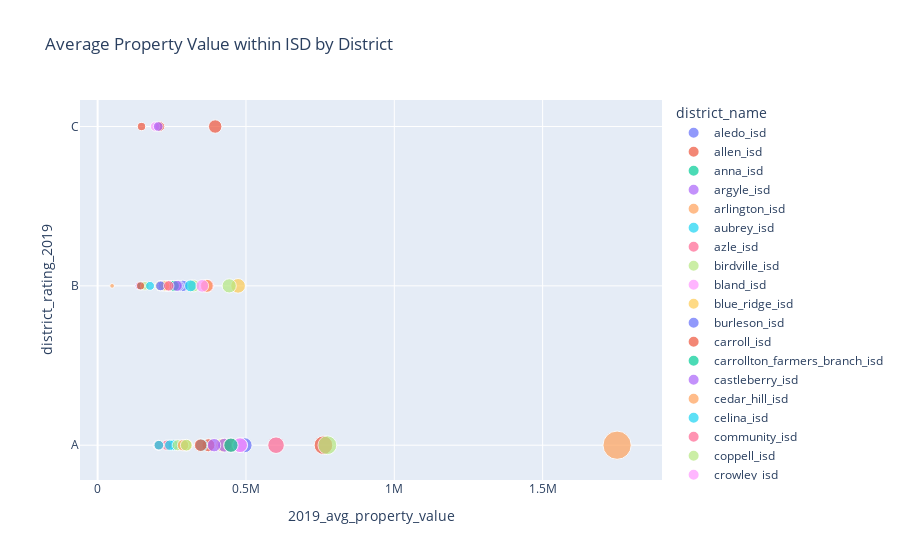

This figure's notebook cell:
### Code cell
scatter_test_value = px.scatter(
    isd_data,
    x="2019_avg_property_value",
    y="district_rating_2019",
    size = "2019_avg_property_value",
    color = "district_name",
    hover_name = "district_name",
    title= "Average Property Value within ISD by District"
)
scatter_test_value

### Figure 1 — Plotly figure (JSON) as saved in the notebook; plotly's stock layout.template omitted (floating-point values rounded to 4 significant figures)
{"data": [{"hovertemplate": "<b>%{hovertext}</b><br><br>district_name=aledo_isd<br>2019_avg_property_value=%{marker.size}<br>district_rating_2019=%{y}<extra></extra>", "hovertext": ["aledo_isd"], "legendgroup": "aledo_isd", "marker": {"color": "#636efa", "size": [495499], "sizemode": "area", "sizeref": 4377.0, "symbol": "circle"}, "mode": "markers", "name": "aledo_isd", "orientation": "h", "showlegend": true, "type": "scatter", "x": [495499], "xaxis": "x", "y": ["A"], "yaxis": "y"}, {"hovertemplate": "<b>%{hovertext}</b><br><br>district_name=allen_isd<br>2019_avg_property_value=%{marker.size}<br>district_rating_2019=%{y}<extra></extra>", "hovertext": ["allen_isd"], "legendgroup": "allen_isd", "marker": {"color": "#EF553B", "size": [373468], "sizemode": "area", "sizeref": 4377.0, "symbol": "circle"}, "mode": "markers", "name": "allen_isd", "orientation": "h", "showlegend": true, "type": "scatter", "x": [373468], "xaxis": "x", "y": ["A"], "yaxis": "y"}, {"hovertemplate": "<b>%{hovertext}</b><br><br>district_name=anna_isd<br>2019_avg_property_value=%{marker.size}<br>district_rating_2019=%{y}<extra></extra>", "hovertext": ["anna_isd"], "legendgroup": "anna_isd", "marker": {"color": "#00cc96", "size": [234271], "sizemode": "area", "sizeref": 4377.0, "symbol": "circle"}, "mode": "markers", "name": "anna_isd", "orientation": "h", "showlegend": true, "type": "scatter", "x": [234271], "xaxis": "x", "y": ["B"], "yaxis": "y"}, {"hovertemplate": "<b>%{hovertext}</b><br><br>district_name=argyle_isd<br>2019_avg_property_value=%{marker.size}<br>district_rating_2019=%{y}<extra></extra>", "hovertext": ["argyle_isd"], "legendgroup": "argyle_isd", "marker": {"color": "#ab63fa", "size": [480208], "sizemode": "area", "sizeref": 4377.0, "symbol": "circle"}, "mode": "markers", "name": "argyle_isd", "orientation": "h", "showlegend": true, "type": "scatter", "x": [480208], "xaxis": "x", "y": ["A"], "yaxis": "y"}, {"hovertemplate": "<b>%{hovertext}</b><br><br>district_name=arlington_isd<br>2019_avg_property_value=%{marker.size}<br>district_rating_2019=%{y}<extra></extra>", "hovertext": ["arlington_isd"], "legendgroup": "arlington_isd", "marker": {"color": "#FFA15A", "size": [210751], "sizemode": "area", "sizeref": 4377.0, "symbol": "circle"}, "mode": "markers", "name": "arlington_isd", "orientation": "h", "showlegend": true, "type": "scatter", "x": [210751], "xaxis": "x", "y": ["B"], "yaxis": "y"}, {"hovertemplate": "<b>%{hovertext}</b><br><br>district_name=aubrey_isd<br>2019_avg_property_value=%{marker.size}<br>district_rating_2019=%{y}<extra></extra>", "hovertext": ["aubrey_isd"], "legendgroup": "aubrey_isd", "marker": {"color": "#19d3f3", "size": [255287], "sizemode": "area", "sizeref": 4377.0, "symbol": "circle"}, "mode": "markers", "name": "aubrey_isd", "orientation": "h", "showlegend": true, "type": "scatter", "x": [255287], "xaxis": "x", "y": ["A"], "yaxis": "y"}, {"hovertemplate": "<b>%{hovertext}</b><br><br>district_name=azle_isd<br>2019_avg_property_value=%{marker.size}<br>district_rating_2019=%{y}<extra></extra>", "hovertext": ["azle_isd"], "legendgroup": "azle_isd", "marker": {"color": "#FF6692", "size": [211373], "sizemode": "area", "sizeref": 4377.0, "symbol": "circle"}, "mode": "markers", "name": "azle_isd", "orientation": "h", "showlegend": true, "type": "scatter", "x": [211373], "xaxis": "x", "y": ["B"], "yaxis": "y"}, {"hovertemplate": "<b>%{hovertext}</b><br><br>district_name=birdville_isd<br>2019_avg_property_value=%{marker.size}<br>district_rating_2019=%{y}<extra></extra>", "hovertext": ["birdville_isd"], "legendgroup": "birdville_isd", "marker": {"color": "#B6E880", "size": [209462], "sizemode": "area", "sizeref": 4377.0, "symbol": "circle"}, "mode": "markers", "name": "birdville_isd", "orientation": "h", "showlegend": true, "type": "scatter", "x": [209462], "xaxis": "x", "y": ["B"], "yaxis": "y"}, {"hovertemplate": "<b>%{hovertext}</b><br><br>district_name=bland_isd<br>2019_avg_property_value=%{marker.size}<br>district_rating_2019=%{y}<extra></extra>", "hovertext": ["bland_isd"], "legendgroup": "bland_isd", "marker": {"color": "#FF97FF", "size": [202653], "sizemode": "area", "sizeref": 4377.0, "symbol": "circle"}, "mode": "markers", "name": "bland_isd", "orientation": "h", "showlegend": true, "type": "scatter", "x": [202653], "xaxis": "x", "y": ["A"], "yaxis": "y"}, {"hovertemplate": "<b>%{hovertext}</b><br><br>district_name=blue_ridge_isd<br>2019_avg_property_value=%{marker.size}<br>district_rating_2019=%{y}<extra></extra>", "hovertext": ["blue_ridge_isd"], "legendgroup": "blue_ridge_isd", "marker": {"color": "#FECB52", "size": [205297], "sizemode": "area", "sizeref": 4377.0, "symbol": "circle"}, "mode": "markers", "name": "blue_ridge_isd", "orientation": "h", "showlegend": true, "type": "scatter", "x": [205297], "xaxis": "x", "y": ["A"], "yaxis": "y"}, {"hovertemplate": "<b>%{hovertext}</b><br><br>district_name=burleson_isd<br>2019_avg_property_value=%{marker.size}<br>district_rating_2019=%{y}<extra></extra>", "hovertext": ["burleson_isd"], "legendgroup": "burleson_isd", "marker": {"color": "#636efa", "size": [220617], "sizemode": "area", "sizeref": 4377.0, "symbol": "circle"}, "mode": "markers", "name": "burleson_isd", "orientation": "h", "showlegend": true, "type": "scatter", "x": [220617], "xaxis": "x", "y": ["B"], "yaxis": "y"}, {"hovertemplate": "<b>%{hovertext}</b><br><br>district_name=carroll_isd<br>2019_avg_property_value=%{marker.size}<br>district_rating_2019=%{y}<extra></extra>", "hovertext": ["carroll_isd"], "legendgroup": "carroll_isd", "marker": {"color": "#EF553B", "size": [761199], "sizemode": "area", "sizeref": 4377.0, "symbol": "circle"}, "mode": "markers", "name": "carroll_isd", "orientation": "h", "showlegend": true, "type": "scatter", "x": [761199], "xaxis": "x", "y": ["A"], "yaxis": "y"}, {"hovertemplate": "<b>%{hovertext}</b><br><br>district_name=carrollton_farmers_branch_isd<br>2019_avg_property_value=%{marker.size}<br>district_rating_2019=%{y}<extra></extra>", "hovertext": ["carrollton_farmers_branch_isd"], "legendgroup": "carrollton_farmers_branch_isd", "marker": {"color": "#00cc96", "size": [259045], "sizemode": "area", "sizeref": 4377.0, "symbol": "circle"}, "mode": "markers", "name": "carrollton_farmers_branch_isd", "orientation": "h", "showlegend": true, "type": "scatter", "x": [259045], "xaxis": "x", "y": ["B"], "yaxis": "y"}, {"hovertemplate": "<b>%{hovertext}</b><br><br>district_name=castleberry_isd<br>2019_avg_property_value=%{marker.size}<br>district_rating_2019=%{y}<extra></extra>", "hovertext": ["castleberry_isd"], "legendgroup": "castleberry_isd", "marker": {"color": "#ab63fa", "size": [139584], "sizemode": "area", "sizeref": 4377.0, "symbol": "circle"}, "mode": "markers", "name": "castleberry_isd", "orientation": "h", "showlegend": true, "type": "scatter", "x": [139584], "xaxis": "x", "y": ["B"], "yaxis": "y"}, {"hovertemplate": "<b>%{hovertext}</b><br><br>district_name=cedar_hill_isd<br>2019_avg_property_value=%{marker.size}<br>district_rating_2019=%{y}<extra></extra>", "hovertext": ["cedar_hill_isd"], "legendgroup": "cedar_hill_isd", "marker": {"color": "#FFA15A", "size": [248300.0], "sizemode": "area", "sizeref": 4377.0, "symbol": "circle"}, "mode": "markers", "name": "cedar_hill_isd", "orientation": "h", "showlegend": true, "type": "scatter", "x": [248300.0], "xaxis": "x", "y": ["B"], "yaxis": "y"}, {"hovertemplate": "<b>%{hovertext}</b><br><br>district_name=celina_isd<br>2019_avg_property_value=%{marker.size}<br>district_rating_2019=%{y}<extra></extra>", "hovertext": ["celina_isd"], "legendgroup": "celina_isd", "marker": {"color": "#19d3f3", "size": [350488], "sizemode": "area", "sizeref": 4377.0, "symbol": "circle"}, "mode": "markers", "name": "celina_isd", "orientation": "h", "showlegend": true, "type": "scatter", "x": [350488], "xaxis": "x", "y": ["A"], "yaxis": "y"}, {"hovertemplate": "<b>%{hovertext}</b><br><br>district_name=community_isd<br>2019_avg_property_value=%{marker.size}<br>district_rating_2019=%{y}<extra></extra>", "hovertext": ["community_isd"], "legendgroup": "community_isd", "marker": {"color": "#FF6692", "size": [233174], "sizemode": "area", "sizeref": 4377.0, "symbol": "circle"}, "mode": "markers", "name": "community_isd", "orientation": "h", "showlegend": true, "type": "scatter", "x": [233174], "xaxis": "x", "y": ["A"], "yaxis": "y"}, {"hovertemplate": "<b>%{hovertext}</b><br><br>district_name=coppell_isd<br>2019_avg_property_value=%{marker.size}<br>district_rating_2019=%{y}<extra></extra>", "hovertext": ["coppell_isd"], "legendgroup": "coppell_isd", "marker": {"color": "#B6E880", "size": [774400.0], "sizemode": "area", "sizeref": 4377.0, "symbol": "circle"}, "mode": "markers", "name": "coppell_isd", "orientation": "h", "showlegend": true, "type": "scatter", "x": [774400.0], "xaxis": "x", "y": ["A"], "yaxis": "y"}, {"hovertemplate": "<b>%{hovertext}</b><br><br>district_name=crowley_isd<br>2019_avg_property_value=%{marker.size}<br>district_rating_2019=%{y}<extra></extra>", "hovertext": ["crowley_isd"], "legendgroup": "crowley_isd", "marker": {"color": "#FF97FF", "size": [218396], "sizemode": "area", "sizeref": 4377.0, "symbol": "circle"}, "mode": "markers", "name": "crowley_isd", "orientation": "h", "showlegend": true, "type": "scatter", "x": [218396], "xaxis": "x", "y": ["B"], "yaxis": "y"}, {"hovertemplate": "<b>%{hovertext}</b><br><br>district_name=dallas_isd<br>2019_avg_property_value=%{marker.size}<br>district_rating_2019=%{y}<extra></extra>", "hovertext": ["dallas_isd"], "legendgroup": "dallas_isd", "marker": {"color": "#FECB52", "size": [473400.0], "sizemode": "area", "sizeref": 4377.0, "symbol": "circle"}, "mode": "markers", "name": "dallas_isd", "orientation": "h", "showlegend": true, "type": "scatter", "x": [473400.0], "xaxis": "x", "y": ["B"], "yaxis": "y"}, {"hovertemplate": "<b>%{hovertext}</b><br><br>district_name=denton_isd<br>2019_avg_property_value=%{marker.size}<br>district_rating_2019=%{y}<extra></extra>", "hovertext": ["denton_isd"], "legendgroup": "denton_isd", "marker": {"color": "#636efa", "size": [287029], "sizemode": "area", "sizeref": 4377.0, "symbol": "circle"}, "mode": "markers", "name": "denton_isd", "orientation": "h", "showlegend": true, "type": "scatter", "x": [287029], "xaxis": "x", "y": ["B"], "yaxis": "y"}, {"hovertemplate": "<b>%{hovertext}</b><br><br>district_name=desoto_isd<br>2019_avg_property_value=%{marker.size}<br>district_rating_2019=%{y}<extra></extra>", "hovertext": ["desoto_isd"], "legendgroup": "desoto_isd", "marker": {"color": "#EF553B", "size": [209800.0], "sizemode": "area", "sizeref": 4377.0, "symbol": "circle"}, "mode": "markers", "name": "desoto_isd", "orientation": "h", "showlegend": true, "type": "scatter", "x": [209800.0], "xaxis": "x", "y": ["C"], "yaxis": "y"}, {"hovertemplate": "<b>%{hovertext}</b><br><br>district_name=duncanville_isd<br>2019_avg_property_value=%{marker.size}<br>district_rating_2019=%{y}<extra></extra>", "hovertext": ["duncanville_isd"], "legendgroup": "duncanville_isd", "marker": {"color": "#00cc96", "size": [268500.0], "sizemode": "area", "sizeref": 4377.0, "symbol": "circle"}, "mode": "markers", "name": "duncanville_isd", "orientation": "h", "showlegend": true, "type": "scatter", "x": [268500.0], "xaxis": "x", "y": ["B"], "yaxis": "y"}, {"hovertemplate": "<b>%{hovertext}</b><br><br>district_name=eagle_mountain_saginaw_isd<br>2019_avg_property_value=%{marker.size}<br>district_rating_2019=%{y}<extra></extra>", "hovertext": ["eagle_mountain_saginaw_isd"], "legendgroup": "eagle_mountain_saginaw_isd", "marker": {"color": "#ab63fa", "size": [232947], "sizemode": "area", "sizeref": 4377.0, "symbol": "circle"}, "mode": "markers", "name": "eagle_mountain_saginaw_isd", "orientation": "h", "showlegend": true, "type": "scatter", "x": [232947], "xaxis": "x", "y": ["B"], "yaxis": "y"}, {"hovertemplate": "<b>%{hovertext}</b><br><br>district_name=era_isd<br>2019_avg_property_value=%{marker.size}<br>district_rating_2019=%{y}<extra></extra>", "hovertext": ["era_isd"], "legendgroup": "era_isd", "marker": {"color": "#FFA15A", "size": [48839], "sizemode": "area", "sizeref": 4377.0, "symbol": "circle"}, "mode": "markers", "name": "era_isd", "orientation": "h", "showlegend": true, "type": "scatter", "x": [48839], "xaxis": "x", "y": ["B"], "yaxis": "y"}, {"hovertemplate": "<b>%{hovertext}</b><br><br>district_name=everman_isd<br>2019_avg_property_value=%{marker.size}<br>district_rating_2019=%{y}<extra></extra>", "hovertext": ["everman_isd"], "legendgroup": "everman_isd", "marker": {"color": "#19d3f3", "size": [146728], "sizemode": "area", "sizeref": 4377.0, "symbol": "circle"}, "mode": "markers", "name": "everman_isd", "orientation": "h", "showlegend": true, "type": "scatter", "x": [146728], "xaxis": "x", "y": ["B"], "yaxis": "y"}, {"hovertemplate": "<b>%{hovertext}</b><br><br>district_name=farmersville_isd<br>2019_avg_property_value=%{marker.size}<br>district_rating_2019=%{y}<extra></extra>", "hovertext": ["farmersville_isd"], "legendgroup": "farmersville_isd", "marker": {"color": "#FF6692", "size": [206990], "sizemode": "area", "sizeref": 4377.0, "symbol": "circle"}, "mode": "markers", "name": "farmersville_isd", "orientation": "h", "showlegend": true, "type": "scatter", "x": [206990], "xaxis": "x", "y": ["A"], "yaxis": "y"}, {"hovertemplate": "<b>%{hovertext}</b><br><br>district_name=ferris_isd<br>2019_avg_property_value=%{marker.size}<br>district_rating_2019=%{y}<extra></extra>", "hovertext": ["ferris_isd"], "legendgroup": "ferris_isd", "marker": {"color": "#B6E880", "size": [159400.0], "sizemode": "area", "sizeref": 4377.0, "symbol": "circle"}, "mode": "markers", "name": "ferris_isd", "orientation": "h", "showlegend": true, "type": "scatter", "x": [159400.0], "xaxis": "x", "y": ["B"], "yaxis": "y"}, {"hovertemplate": "<b>%{hovertext}</b><br><br>district_name=fort_worth_isd<br>2019_avg_property_value=%{marker.size}<br>district_rating_2019=%{y}<extra></extra>", "hovertext": ["fort_worth_isd"], "legendgroup": "fort_worth_isd", "marker": {"color": "#FF97FF", "size": [193916], "sizemode": "area", "sizeref": 4377.0, "symbol": "circle"}, "mode": "markers", "name": "fort_worth_isd", "orientation": "h", "showlegend": true, "type": "scatter", "x": [193916], "xaxis": "x", "y": ["C"], "yaxis": "y"}, {"hovertemplate": "<b>%{hovertext}</b><br><br>district_name=frisco_isd<br>2019_avg_property_value=%{marker.size}<br>district_rating_2019=%{y}<extra></extra>", "hovertext": ["frisco_isd"], "legendgroup": "frisco_isd", "marker": {"color": "#FECB52", "size": [421402], "sizemode": "area", "sizeref": 4377.0, "symbol": "circle"}, "mode": "markers", "name": "frisco_isd", "orientation": "h", "showlegend": true, "type": "scatter", "x": [421402], "xaxis": "x", "y": ["A"], "yaxis": "y"}, {"hovertemplate": "<b>%{hovertext}</b><br><br>district_name=garland_isd<br>2019_avg_property_value=%{marker.size}<br>district_rating_2019=%{y}<extra></extra>", "hovertext": ["garland_isd"], "legendgroup": "garland_isd", "marker": {"color": "#636efa", "size": [272600.0], "sizemode": "area", "sizeref": 4377.0, "symbol": "circle"}, "mode": "markers", "name": "garland_isd", "orientation": "h", "showlegend": true, "type": "scatter", "x": [272600.0], "xaxis": "x", "y": ["B"], "yaxis": "y"}, {"hovertemplate": "<b>%{hovertext}</b><br><br>district_name=godley_isd<br>2019_avg_property_value=%{marker.size}<br>district_rating_2019=%{y}<extra></extra>", "hovertext": ["godley_isd"], "legendgroup": "godley_isd", "marker": {"color": "#EF553B", "size": [396340], "sizemode": "area", "sizeref": 4377.0, "symbol": "circle"}, "mode": "markers", "name": "godley_isd", "orientation": "h", "showlegend": true, "type": "scatter", "x": [396340], "xaxis": "x", "y": ["C"], "yaxis": "y"}, {"hovertemplate": "<b>%{hovertext}</b><br><br>district_name=grand_prairie_isd<br>2019_avg_property_value=%{marker.size}<br>district_rating_2019=%{y}<extra></extra>", "hovertext": ["grand_prairie_isd"], "legendgroup": "grand_prairie_isd", "marker": {"color": "#00cc96", "size": [252200.0], "sizemode": "area", "sizeref": 4377.0, "symbol": "circle"}, "mode": "markers", "name": "grand_prairie_isd", "orientation": "h", "showlegend": true, "type": "scatter", "x": [252200.0], "xaxis": "x", "y": ["B"], "yaxis": "y"}, {"hovertemplate": "<b>%{hovertext}</b><br><br>district_name=grapevine_colleyville_isd<br>2019_avg_property_value=%{marker.size}<br>district_rating_2019=%{y}<extra></extra>", "hovertext": ["grapevine_colleyville_isd"], "legendgroup": "grapevine_colleyville_isd", "marker": {"color": "#ab63fa", "size": [427966], "sizemode": "area", "sizeref": 4377.0, "symbol": "circle"}, "mode": "markers", "name": "grapevine_colleyville_isd", "orientation": "h", "showlegend": true, "type": "scatter", "x": [427966], "xaxis": "x", "y": ["A"], "yaxis": "y"}, {"hovertemplate": "<b>%{hovertext}</b><br><br>district_name=highland_park_isd<br>2019_avg_property_value=%{marker.size}<br>district_rating_2019=%{y}<extra></extra>", "hovertext": ["highland_park_isd"], "legendgroup": "highland_park_isd", "marker": {"color": "#FFA15A", "size": [1751000.0], "sizemode": "area", "sizeref": 4377.0, "symbol": "circle"}, "mode": "markers", "name": "highland_park_isd", "orientation": "h", "showlegend": true, "type": "scatter", "x": [1751000.0], "xaxis": "x", "y": ["A"], "yaxis": "y"}, {"hovertemplate": "<b>%{hovertext}</b><br><br>district_name=hurst_euless_bedford_isd<br>2019_avg_property_value=%{marker.size}<br>district_rating_2019=%{y}<extra></extra>", "hovertext": ["hurst_euless_bedford_isd"], "legendgroup": "hurst_euless_bedford_isd", "marker": {"color": "#19d3f3", "size": [243345], "sizemode": "area", "sizeref": 4377.0, "symbol": "circle"}, "mode": "markers", "name": "hurst_euless_bedford_isd", "orientation": "h", "showlegend": true, "type": "scatter", "x": [243345], "xaxis": "x", "y": ["A"], "yaxis": "y"}, {"hovertemplate": "<b>%{hovertext}</b><br><br>district_name=irving_isd<br>2019_avg_property_value=%{marker.size}<br>district_rating_2019=%{y}<extra></extra>", "hovertext": ["irving_isd"], "legendgroup": "irving_isd", "marker": {"color": "#FF6692", "size": [370200.0], "sizemode": "area", "sizeref": 4377.0, "symbol": "circle"}, "mode": "markers", "name": "irving_isd", "orientation": "h", "showlegend": true, "type": "scatter", "x": [370200.0], "xaxis": "x", "y": ["B"], "yaxis": "y"}, {"hovertemplate": "<b>%{hovertext}</b><br><br>district_name=keller_isd<br>2019_avg_property_value=%{marker.size}<br>district_rating_2019=%{y}<extra></extra>", "hovertext": ["keller_isd"], "legendgroup": "keller_isd", "marker": {"color": "#B6E880", "size": [323620], "sizemode": "area", "sizeref": 4377.0, "symbol": "circle"}, "mode": "markers", "name": "keller_isd", "orientation": "h", "showlegend": true, "type": "scatter", "x": [323620], "xaxis": "x", "y": ["B"], "yaxis": "y"}, {"hovertemplate": "<b>%{hovertext}</b><br><br>district_name=kennedale_isd<br>2019_avg_property_value=%{marker.size}<br>district_rating_2019=%{y}<extra></extra>", "hovertext": ["kennedale_isd"], "legendgroup": "kennedale_isd", "marker": {"color": "#FF97FF", "size": [239680], "sizemode": "area", "sizeref": 4377.0, "symbol": "circle"}, "mode": "markers", "name": "kennedale_isd", "orientation": "h", "showlegend": true, "type": "scatter", "x": [239680], "xaxis": "x", "y": ["B"], "yaxis": "y"}, {"hovertemplate": "<b>%{hovertext}</b><br><br>district_name=krum_isd<br>2019_avg_property_value=%{marker.size}<br>district_rating_2019=%{y}<extra></extra>", "hovertext": ["krum_isd"], "legendgroup": "krum_isd", "marker": {"color": "#FECB52", "size": [215600], "sizemode": "area", "sizeref": 4377.0, "symbol": "circle"}, "mode": "markers", "name": "krum_isd", "orientation": "h", "showlegend": true, "type": "scatter", "x": [215600], "xaxis": "x", "y": ["B"], "yaxis": "y"}, {"hovertemplate": "<b>%{hovertext}</b><br><br>district_name=lake_dallas_isd<br>2019_avg_property_value=%{marker.size}<br>district_rating_2019=%{y}<extra></extra>", "hovertext": ["lake_dallas_isd"], "legendgroup": "lake_dallas_isd", "marker": {"color": "#636efa", "size": [264174], "sizemode": "area", "sizeref": 4377.0, "symbol": "circle"}, "mode": "markers", "name": "lake_dallas_isd", "orientation": "h", "showlegend": true, "type": "scatter", "x": [264174], "xaxis": "x", "y": ["B"], "yaxis": "y"}, {"hovertemplate": "<b>%{hovertext}</b><br><br>district_name=lake_worth_isd<br>2019_avg_property_value=%{marker.size}<br>district_rating_2019=%{y}<extra></extra>", "hovertext": ["lake_worth_isd"], "legendgroup": "lake_worth_isd", "marker": {"color": "#EF553B", "size": [148034], "sizemode": "area", "sizeref": 4377.0, "symbol": "circle"}, "mode": "markers", "name": "lake_worth_isd", "orientation": "h", "showlegend": true, "type": "scatter", "x": [148034], "xaxis": "x", "y": ["C"], "yaxis": "y"}, {"hovertemplate": "<b>%{hovertext}</b><br><br>district_name=lancaster_isd<br>2019_avg_property_value=%{marker.size}<br>district_rating_2019=%{y}<extra></extra>", "hovertext": ["lancaster_isd"], "legendgroup": "lancaster_isd", "marker": {"color": "#00cc96", "size": [255500.0], "sizemode": "area", "sizeref": 4377.0, "symbol": "circle"}, "mode": "markers", "name": "lancaster_isd", "orientation": "h", "showlegend": true, "type": "scatter", "x": [255500.0], "xaxis": "x", "y": ["B"], "yaxis": "y"}, {"hovertemplate": "<b>%{hovertext}</b><br><br>district_name=leonard_isd<br>2019_avg_property_value=%{marker.size}<br>district_rating_2019=%{y}<extra></extra>", "hovertext": ["leonard_isd"], "legendgroup": "leonard_isd", "marker": {"color": "#ab63fa", "size": [204367], "sizemode": "area", "sizeref": 4377.0, "symbol": "circle"}, "mode": "markers", "name": "leonard_isd", "orientation": "h", "showlegend": true, "type": "scatter", "x": [204367], "xaxis": "x", "y": ["C"], "yaxis": "y"}, {"hovertemplate": "<b>%{hovertext}</b><br><br>district_name=lewisville_isd<br>2019_avg_property_value=%{marker.size}<br>district_rating_2019=%{y}<extra></extra>", "hovertext": ["lewisville_isd"], "legendgroup": "lewisville_isd", "marker": {"color": "#FFA15A", "size": [367654], "sizemode": "area", "sizeref": 4377.0, "symbol": "circle"}, "mode": "markers", "name": "lewisville_isd", "orientation": "h", "showlegend": true, "type": "scatter", "x": [367654], "xaxis": "x", "y": ["B"], "yaxis": "y"}, {"hovertemplate": "<b>%{hovertext}</b><br><br>district_name=little_elm_isd<br>2019_avg_property_value=%{marker.size}<br>district_rating_2019=%{y}<extra></extra>", "hovertext": ["little_elm_isd"], "legendgroup": "little_elm_isd", "marker": {"color": "#19d3f3", "size": [313336], "sizemode": "area", "sizeref": 4377.0, "symbol": "circle"}, "mode": "markers", "name": "little_elm_isd", "orientation": "h", "showlegend": true, "type": "scatter", "x": [313336], "xaxis": "x", "y": ["B"], "yaxis": "y"}, {"hovertemplate": "<b>%{hovertext}</b><br><br>district_name=lovejoy_isd<br>2019_avg_property_value=%{marker.size}<br>district_rating_2019=%{y}<extra></extra>", "hovertext": ["lovejoy_isd"], "legendgroup": "lovejoy_isd", "marker": {"color": "#FF6692", "size": [601399], "sizemode": "area", "sizeref": 4377.0, "symbol": "circle"}, "mode": "markers", "name": "lovejoy_isd", "orientation": "h", "showlegend": true, "type": "scatter", "x": [601399], "xaxis": "x", "y": ["A"], "yaxis": "y"}, {"hovertemplate": "<b>%{hovertext}</b><br><br>district_name=mansfield_isd<br>2019_avg_property_value=%{marker.size}<br>district_rating_2019=%{y}<extra></extra>", "hovertext": ["mansfield_isd"], "legendgroup": "mansfield_isd", "marker": {"color": "#B6E880", "size": [270197], "sizemode": "area", "sizeref": 4377.0, "symbol": "circle"}, "mode": "markers", "name": "mansfield_isd", "orientation": "h", "showlegend": true, "type": "scatter", "x": [270197], "xaxis": "x", "y": ["A"], "yaxis": "y"}, {"hovertemplate": "<b>%{hovertext}</b><br><br>district_name=mckinney_isd<br>2019_avg_property_value=%{marker.size}<br>district_rating_2019=%{y}<extra></extra>", "hovertext": ["mckinney_isd"], "legendgroup": "mckinney_isd", "marker": {"color": "#FF97FF", "size": [352797], "sizemode": "area", "sizeref": 4377.0, "symbol": "circle"}, "mode": "markers", "name": "mckinney_isd", "orientation": "h", "showlegend": true, "type": "scatter", "x": [352797], "xaxis": "x", "y": ["B"], "yaxis": "y"}, {"hovertemplate": "<b>%{hovertext}</b><br><br>district_name=melissa_isd<br>2019_avg_property_value=%{marker.size}<br>district_rating_2019=%{y}<extra></extra>", "hovertext": ["melissa_isd"], "legendgroup": "melissa_isd", "marker": {"color": "#FECB52", "size": [300359], "sizemode": "area", "sizeref": 4377.0, "symbol": "circle"}, "mode": "markers", "name": "melissa_isd", "orientation": "h", "showlegend": true, "type": "scatter", "x": [300359], "xaxis": "x", "y": ["A"], "yaxis": "y"}, {"hovertemplate": "<b>%{hovertext}</b><br><br>district_name=mesquite_isd<br>2019_avg_property_value=%{marker.size}<br>district_rating_2019=%{y}<extra></extra>", "hovertext": ["mesquite_isd"], "legendgroup": "mesquite_isd", "marker": {"color": "#636efa", "size": [221100.0], "sizemode": "area", "sizeref": 4377.0, "symbol": "circle"}, "mode": "markers", "name": "mesquite_isd", "orientation": "h", "showlegend": true, "type": "scatter", "x": [221100.0], "xaxis": "x", "y": ["B"], "yaxis": "y"}, {"hovertemplate": "<b>%{hovertext}</b><br><br>district_name=northwest_isd<br>2019_avg_property_value=%{marker.size}<br>district_rating_2019=%{y}<extra></extra>", "hovertext": ["northwest_isd"], "legendgroup": "northwest_isd", "marker": {"color": "#EF553B", "size": [347226], "sizemode": "area", "sizeref": 4377.0, "symbol": "circle"}, "mode": "markers", "name": "northwest_isd", "orientation": "h", "showlegend": true, "type": "scatter", "x": [347226], "xaxis": "x", "y": ["A"], "yaxis": "y"}, {"hovertemplate": "<b>%{hovertext}</b><br><br>district_name=pilot_point_isd<br>2019_avg_property_value=%{marker.size}<br>district_rating_2019=%{y}<extra></extra>", "hovertext": ["pilot_point_isd"], "legendgroup": "pilot_point_isd", "marker": {"color": "#00cc96", "size": [258219], "sizemode": "area", "sizeref": 4377.0, "symbol": "circle"}, "mode": "markers", "name": "pilot_point_isd", "orientation": "h", "showlegend": true, "type": "scatter", "x": [258219], "xaxis": "x", "y": ["B"], "yaxis": "y"}, {"hovertemplate": "<b>%{hovertext}</b><br><br>district_name=plano_isd<br>2019_avg_property_value=%{marker.size}<br>district_rating_2019=%{y}<extra></extra>", "hovertext": ["plano_isd"], "legendgroup": "plano_isd", "marker": {"color": "#ab63fa", "size": [392604], "sizemode": "area", "sizeref": 4377.0, "symbol": "circle"}, "mode": "markers", "name": "plano_isd", "orientation": "h", "showlegend": true, "type": "scatter", "x": [392604], "xaxis": "x", "y": ["A"], "yaxis": "y"}, {"hovertemplate": "<b>%{hovertext}</b><br><br>district_name=ponder_isd<br>2019_avg_property_value=%{marker.size}<br>district_rating_2019=%{y}<extra></extra>", "hovertext": ["ponder_isd"], "legendgroup": "ponder_isd", "marker": {"color": "#FFA15A", "size": [232690], "sizemode": "area", "sizeref": 4377.0, "symbol": "circle"}, "mode": "markers", "name": "ponder_isd", "orientation": "h", "showlegend": true, "type": "scatter", "x": [232690], "xaxis": "x", "y": ["B"], "yaxis": "y"}, {"hovertemplate": "<b>%{hovertext}</b><br><br>district_name=princeton_isd<br>2019_avg_property_value=%{marker.size}<br>district_rating_2019=%{y}<extra></extra>", "hovertext": ["princeton_isd"], "legendgroup": "princeton_isd", "marker": {"color": "#19d3f3", "size": [206339], "sizemode": "area", "sizeref": 4377.0, "symbol": "circle"}, "mode": "markers", "name": "princeton_isd", "orientation": "h", "showlegend": true, "type": "scatter", "x": [206339], "xaxis": "x", "y": ["A"], "yaxis": "y"}, {"hovertemplate": "<b>%{hovertext}</b><br><br>district_name=prosper_isd<br>2019_avg_property_value=%{marker.size}<br>district_rating_2019=%{y}<extra></extra>", "hovertext": ["prosper_isd"], "legendgroup": "prosper_isd", "marker": {"color": "#FF6692", "size": [449172], "sizemode": "area", "sizeref": 4377.0, "symbol": "circle"}, "mode": "markers", "name": "prosper_isd", "orientation": "h", "showlegend": true, "type": "scatter", "x": [449172], "xaxis": "x", "y": ["A"], "yaxis": "y"}, {"hovertemplate": "<b>%{hovertext}</b><br><br>district_name=richardson_isd<br>2019_avg_property_value=%{marker.size}<br>district_rating_2019=%{y}<extra></extra>", "hovertext": ["richardson_isd"], "legendgroup": "richardson_isd", "marker": {"color": "#B6E880", "size": [443500.0], "sizemode": "area", "sizeref": 4377.0, "symbol": "circle"}, "mode": "markers", "name": "richardson_isd", "orientation": "h", "showlegend": true, "type": "scatter", "x": [443500.0], "xaxis": "x", "y": ["B"], "yaxis": "y"}, {"hovertemplate": "<b>%{hovertext}</b><br><br>district_name=rockwall_isd<br>2019_avg_property_value=%{marker.size}<br>district_rating_2019=%{y}<extra></extra>", "hovertext": ["rockwall_isd"], "legendgroup": "rockwall_isd", "marker": {"color": "#FF97FF", "size": [480186], "sizemode": "area", "sizeref": 4377.0, "symbol": "circle"}, "mode": "markers", "name": "rockwall_isd", "orientation": "h", "showlegend": true, "type": "scatter", "x": [480186], "xaxis": "x", "y": ["A"], "yaxis": "y"}, {"hovertemplate": "<b>%{hovertext}</b><br><br>district_name=royse_city<br>2019_avg_property_value=%{marker.size}<br>district_rating_2019=%{y}<extra></extra>", "hovertext": ["royse_city"], "legendgroup": "royse_city", "marker": {"color": "#FECB52", "size": [226508], "sizemode": "area", "sizeref": 4377.0, "symbol": "circle"}, "mode": "markers", "name": "royse_city", "orientation": "h", "showlegend": true, "type": "scatter", "x": [226508], "xaxis": "x", "y": ["B"], "yaxis": "y"}, {"hovertemplate": "<b>%{hovertext}</b><br><br>district_name=sanger_isd<br>2019_avg_property_value=%{marker.size}<br>district_rating_2019=%{y}<extra></extra>", "hovertext": ["sanger_isd"], "legendgroup": "sanger_isd", "marker": {"color": "#636efa", "size": [211931], "sizemode": "area", "sizeref": 4377.0, "symbol": "circle"}, "mode": "markers", "name": "sanger_isd", "orientation": "h", "showlegend": true, "type": "scatter", "x": [211931], "xaxis": "x", "y": ["B"], "yaxis": "y"}, {"hovertemplate": "<b>%{hovertext}</b><br><br>district_name=slidell_isd<br>2019_avg_property_value=%{marker.size}<br>district_rating_2019=%{y}<extra></extra>", "hovertext": ["slidell_isd"], "legendgroup": "slidell_isd", "marker": {"color": "#EF553B", "size": [144553], "sizemode": "area", "sizeref": 4377.0, "symbol": "circle"}, "mode": "markers", "name": "slidell_isd", "orientation": "h", "showlegend": true, "type": "scatter", "x": [144553], "xaxis": "x", "y": ["B"], "yaxis": "y"}, {"hovertemplate": "<b>%{hovertext}</b><br><br>district_name=sunnyvale_isd<br>2019_avg_property_value=%{marker.size}<br>district_rating_2019=%{y}<extra></extra>", "hovertext": ["sunnyvale_isd"], "legendgroup": "sunnyvale_isd", "marker": {"color": "#00cc96", "size": [449400.0], "sizemode": "area", "sizeref": 4377.0, "symbol": "circle"}, "mode": "markers", "name": "sunnyvale_isd", "orientation": "h", "showlegend": true, "type": "scatter", "x": [449400.0], "xaxis": "x", "y": ["A"], "yaxis": "y"}, {"hovertemplate": "<b>%{hovertext}</b><br><br>district_name=trenton_isd<br>2019_avg_property_value=%{marker.size}<br>district_rating_2019=%{y}<extra></extra>", "hovertext": ["trenton_isd"], "legendgroup": "trenton_isd", "marker": {"color": "#ab63fa", "size": [267551], "sizemode": "area", "sizeref": 4377.0, "symbol": "circle"}, "mode": "markers", "name": "trenton_isd", "orientation": "h", "showlegend": true, "type": "scatter", "x": [267551], "xaxis": "x", "y": ["B"], "yaxis": "y"}, {"hovertemplate": "<b>%{hovertext}</b><br><br>district_name=van_alstyne_isd<br>2019_avg_property_value=%{marker.size}<br>district_rating_2019=%{y}<extra></extra>", "hovertext": ["van_alstyne_isd"], "legendgroup": "van_alstyne_isd", "marker": {"color": "#FFA15A", "size": [288086], "sizemode": "area", "sizeref": 4377.0, "symbol": "circle"}, "mode": "markers", "name": "van_alstyne_isd", "orientation": "h", "showlegend": true, "type": "scatter", "x": [288086], "xaxis": "x", "y": ["A"], "yaxis": "y"}, {"hovertemplate": "<b>%{hovertext}</b><br><br>district_name=white_settlement_isd<br>2019_avg_property_value=%{marker.size}<br>district_rating_2019=%{y}<extra></extra>", "hovertext": ["white_settlement_isd"], "legendgroup": "white_settlement_isd", "marker": {"color": "#19d3f3", "size": [176726], "sizemode": "area", "sizeref": 4377.0, "symbol": "circle"}, "mode": "markers", "name": "white_settlement_isd", "orientation": "h", "showlegend": true, "type": "scatter", "x": [176726], "xaxis": "x", "y": ["B"], "yaxis": "y"}, {"hovertemplate": "<b>%{hovertext}</b><br><br>district_name=whitewright_isd<br>2019_avg_property_value=%{marker.size}<br>district_rating_2019=%{y}<extra></extra>", "hovertext": ["whitewright_isd"], "legendgroup": "whitewright_isd", "marker": {"color": "#FF6692", "size": [239655], "sizemode": "area", "sizeref": 4377.0, "symbol": "circle"}, "mode": "markers", "name": "whitewright_isd", "orientation": "h", "showlegend": true, "type": "scatter", "x": [239655], "xaxis": "x", "y": ["B"], "yaxis": "y"}, {"hovertemplate": "<b>%{hovertext}</b><br><br>district_name=wylie_isd<br>2019_avg_property_value=%{marker.size}<br>district_rating_2019=%{y}<extra></extra>", "hovertext": ["wylie_isd"], "legendgroup": "wylie_isd", "marker": {"color": "#B6E880", "size": [298609], "sizemode": "area", "sizeref": 4377.0, "symbol": "circle"}, "mode": "markers", "name": "wylie_isd", "orientation": "h", "showlegend": true, "type": "scatter", "x": [298609], "xaxis": "x", "y": ["A"], "yaxis": "y"}], "layout": {"legend": {"itemsizing": "constant", "title": {"text": "district_name"}, "tracegroupgap": 0}, "title": {"text": "Average Property Value within ISD by District"}, "xaxis": {"anchor": "y", "domain": [0, 1], "title": {"text": "2019_avg_property_value"}}, "yaxis": {"anchor": "x", "domain": [0, 1], "title": {"text": "district_rating_2019"}}}}
